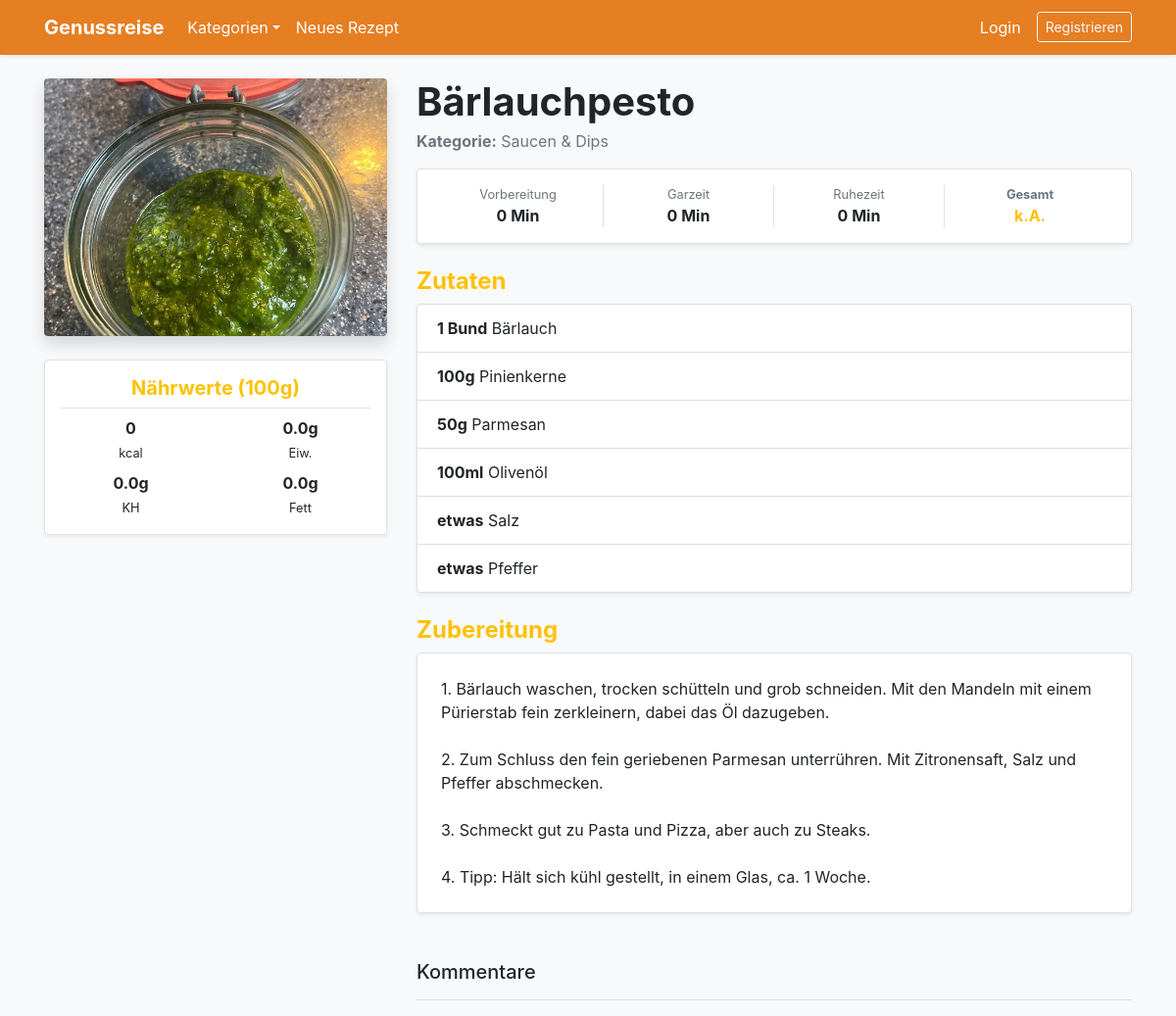
/recipe/1, run on the app's committed database.
### app.py (models this page shows)
class Recipe(db.Model):
    id = db.Column(db.Integer, primary_key=True)
    name = db.Column(db.String(100), nullable=False)
    instructions = db.Column(db.Text, nullable=False)
    image_file = db.Column(db.String(100), nullable=False, default='default.jpg')
    prep_time = db.Column(db.Integer, default=0)
    cook_time = db.Column(db.Integer, default=0)
    rest_time = db.Column(db.Integer, default=0)
    servings = db.Column(db.Integer, default=1)
    calories = db.Column(db.Integer, default=0)
    protein = db.Column(db.Float, default=0.0)
    carbs = db.Column(db.Float, default=0.0)
    fat = db.Column(db.Float, default=0.0)
    rating_sum = db.Column(db.Integer, default=0)
    rating_count = db.Column(db.Integer, default=0)
    user_id = db.Column(db.Integer, db.ForeignKey('user.id'), nullable=False)
    category_id = db.Column(db.Integer, db.ForeignKey('category.id'), nullable=True)
    ingredients = db.relationship('Ingredient', backref='recipe', lazy=True, cascade="all, delete-orphan")
    comments = db.relationship('Comment', backref='recipe', lazy=True, cascade="all, delete-orphan")
    @property
    def total_time_formatted(self):
        total = (self.prep_time or 0) + (self.cook_time or 0) + (self.rest_time or 0)
        if total == 0: return "k.A."
        if total >= 60:
            h, m = total // 60, total % 60
            return f"{h} Std. {m} Min." if m > 0 else f"{h} Std."
        return f"{total} Min."

class Category(db.Model):
    id = db.Column(db.Integer, primary_key=True)
    name = db.Column(db.String(50), unique=True, nullable=False)
    recipes = db.relationship('Recipe', backref='category_rel', lazy=True)

class Ingredient(db.Model):
    id = db.Column(db.Integer, primary_key=True)
    name = db.Column(db.String(100), nullable=False)
    amount = db.Column(db.String(50))
    recipe_id = db.Column(db.Integer, db.ForeignKey('recipe.id'), nullable=False)

### app.py (the view, shortened to what this page needs)
@app.route("/recipe/<int:recipe_id>", methods=['GET', 'POST'])
def recipe_detail(recipe_id):
    r = Recipe.query.get_or_404(recipe_id)
    is_fav = Favorite.query.filter_by(user_id=current_user.id, recipe_id=r.id).first() is not None if current_user.is_authenticated else False
    avg = round(r.rating_sum / r.rating_count, 1) if r.rating_count > 0 else 0
    return render_template('recipe_detail.html', recipe=r, avg_rating=avg, is_fav=is_fav)

### app.py (called while the page is built)
@app.context_processor
def inject_categories():
    return dict(all_categories=Category.query.order_by(Category.name).all())

### templates/recipe_detail.html (shortened to what this page needs)
{% extends "base.html" %}
{% block content %}
<div class="row">
    <aside class="col-md-4 text-center">
        <img src="{{ url_for('static', filename='uploads/' + recipe.image_file) }}" class="img-fluid rounded shadow mb-4">
        <div class="p-3 bg-white border rounded shadow-sm">
            <h5 class="text-warning border-bottom pb-2 font-weight-bold">Nährwerte (100g)</h5>
            <div class="row mt-2">
                <div class="col-6 mb-2"><strong>{{ recipe.calories }}</strong><br><small>kcal</small></div>
                <div class="col-6 mb-2"><strong>{{ recipe.protein }}g</strong><br><small>Eiw.</small></div>
                <div class="col-6"><strong>{{ recipe.carbs }}g</strong><br><small>KH</small></div>
                <div class="col-6"><strong>{{ recipe.fat }}g</strong><br><small>Fett</small></div>
            </div>
        </div>
    </aside>
    <section class="col-md-8">
        <div class="d-flex align-items-center justify-content-between mb-1">
            <div class="d-flex align-items-center">
                <h1 class="font-weight-bold mb-0 mr-3">{{ recipe.name }}</h1>
            </div>
        </div>
        <p class="text-muted mb-3"><strong>Kategorie:</strong> {{ recipe.category_rel.name if recipe.category_rel else 'Allgemein' }}</p>
        <div class="row text-center mb-4 p-3 bg-white border rounded mx-0 shadow-sm">
            <div class="col-3 border-right"><small class="text-muted d-block">Vorbereitung</small><strong>{{ recipe.prep_time }} Min</strong></div>
            <div class="col-3 border-right"><small class="text-muted d-block">Garzeit</small><strong>{{ recipe.cook_time }} Min</strong></div>
            <div class="col-3 border-right"><small class="text-muted d-block">Ruhezeit</small><strong>{{ recipe.rest_time }} Min</strong></div>
            <div class="col-3"><small class="text-muted d-block text-warning font-weight-bold">Gesamt</small><strong class="text-warning">{{ recipe.total_time_formatted }}</strong></div>
        </div>
        <h4 class="text-warning font-weight-bold">Zutaten</h4>
        <ul class="list-group mb-4 shadow-sm">{% for ing in recipe.ingredients %}<li class="list-group-item"><strong>{{ ing.amount }}</strong> {{ ing.name }}</li>{% endfor %}</ul>
        <h4 class="text-warning font-weight-bold">Zubereitung</h4>
        <div class="p-4 bg-white border rounded mb-5 shadow-sm" style="white-space: pre-line;">{{ recipe.instructions }}</div>
        <h5>Kommentare</h5><hr>
    </section>
</div>
{% endblock %}

### data on the page
Recipe: image_file (picture), calories "0", protein "0.0", carbs "0.0", fat "0.0", name "Bärlauchpesto", prep_time "0", cook_time "0", rest_time "0", total_time_formatted "k.A.", instructions "1. Bärlauch waschen, trocken schütteln und grob schneiden. Mit den Mandeln mit einem Pürierstab fein zerkleinern, dabei das Öl dazugeben. 2. Zum Schluss den fein geriebenen Parmesan unterrühren. Mit Zitronensaft, Salz und Pfeffer abschmecken. 3. Schmeckt gut zu Pasta und Pizza, aber auch zu Steaks. 4. Tipp: Hält sich kühl gestellt, in einem Glas, ca. 1 Woche."
Category: category_rel "Saucen & Dips"
Ingredient: amount "1 Bund", name "Bärlauch"
Ingredient: amount "100g", name "Pinienkerne"
Ingredient: amount "50g", name "Parmesan"
Ingredient: amount "100ml", name "Olivenöl"
Ingredient: amount "etwas", name "Salz"
Ingredient: amount "etwas", name "Pfeffer"
